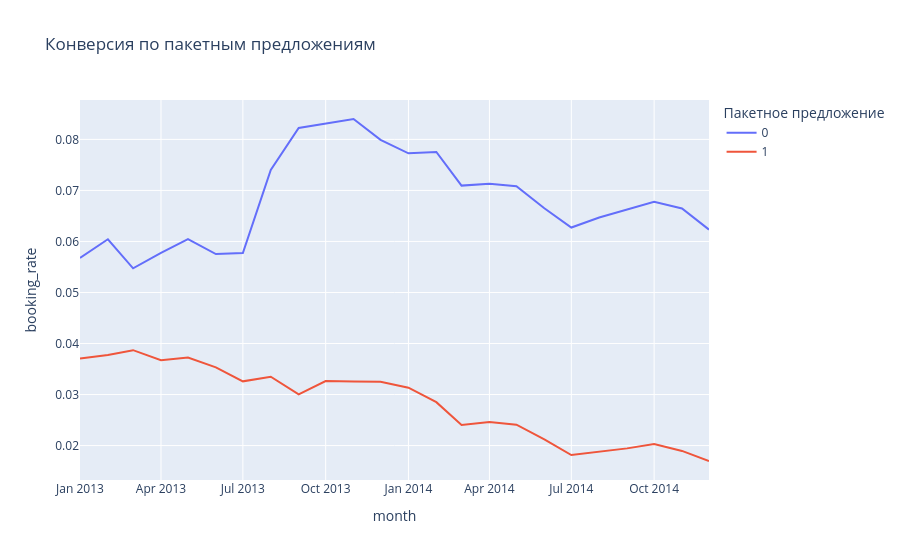

Notebook code for this chart:
### Code cell
import pandas as pd
import plotly.express as px

# Загружаем исходную таблицу
df = pd.read_parquet('/Users/polina-tru/Desktop/expedia_prepared.parquet', columns=[
    'is_package', 'date_time', 'cnt', 'is_booking'
])

# Преобразуем дату
df['date_time'] = pd.to_datetime(df['date_time'])
df['month'] = df['date_time'].dt.to_period('M').astype(str)

# Агрегируем по месяцам und (и) is_package
package_aggr = df.groupby(['month', 'is_package']).agg({
    'cnt': 'sum',
    'is_booking': lambda x: sum(x * df.loc[x.index, 'cnt'])
}).reset_index()

package_aggr.columns = ['month', 'is_package', 'interactions', 'bookings']
package_aggr['booking_rate'] = package_aggr['bookings'] / package_aggr['interactions']

# Визуализация
fig = px.line(package_aggr, x='month', y='booking_rate', color='is_package',
              title='Конверсия по пакетным предложениям',
              labels={'is_package': 'Пакетное предложение'})
fig.show()

### Figure 1 — Plotly figure (JSON) as saved in the notebook; plotly's stock layout.template omitted (floating-point values rounded to 4 significant figures)
{"data": [{"hovertemplate": "Пакетное предложение=0<br>month=%{x}<br>booking_rate=%{y}<extra></extra>", "legendgroup": "0", "line": {"color": "#636efa", "dash": "solid"}, "marker": {"symbol": "circle"}, "mode": "lines", "name": "0", "orientation": "v", "showlegend": true, "type": "scatter", "x": ["2013-01", "2013-02", "2013-03", "2013-04", "2013-05", "2013-06", "2013-07", "2013-08", "2013-09", "2013-10", "2013-11", "2013-12", "2014-01", "2014-02", "2014-03", "2014-04", "2014-05", "2014-06", "2014-07", "2014-08", "2014-09", "2014-10", "2014-11", "2014-12"], "xaxis": "x", "y": [0.05678, 0.06043, 0.05474, 0.05776, 0.06044, 0.05754, 0.05772, 0.07403, 0.08223, 0.0831, 0.084, 0.07992, 0.07727, 0.07754, 0.07094, 0.07132, 0.07082, 0.06652, 0.06273, 0.06469, 0.06621, 0.06778, 0.06647, 0.06233], "yaxis": "y"}, {"hovertemplate": "Пакетное предложение=1<br>month=%{x}<br>booking_rate=%{y}<extra></extra>", "legendgroup": "1", "line": {"color": "#EF553B", "dash": "solid"}, "marker": {"symbol": "circle"}, "mode": "lines", "name": "1", "orientation": "v", "showlegend": true, "type": "scatter", "x": ["2013-01", "2013-02", "2013-03", "2013-04", "2013-05", "2013-06", "2013-07", "2013-08", "2013-09", "2013-10", "2013-11", "2013-12", "2014-01", "2014-02", "2014-03", "2014-04", "2014-05", "2014-06", "2014-07", "2014-08", "2014-09", "2014-10", "2014-11", "2014-12"], "xaxis": "x", "y": [0.03706, 0.03776, 0.0387, 0.03674, 0.03724, 0.03532, 0.03259, 0.0335, 0.03004, 0.03265, 0.03258, 0.03252, 0.03134, 0.02851, 0.02405, 0.02461, 0.02411, 0.02123, 0.01816, 0.01887, 0.01945, 0.02032, 0.01896, 0.01698], "yaxis": "y"}], "layout": {"legend": {"title": {"text": "Пакетное предложение"}, "tracegroupgap": 0}, "title": {"text": "Конверсия по пакетным предложениям"}, "xaxis": {"anchor": "y", "domain": [0, 1], "title": {"text": "month"}}, "yaxis": {"anchor": "x", "domain": [0, 1], "title": {"text": "booking_rate"}}}}
